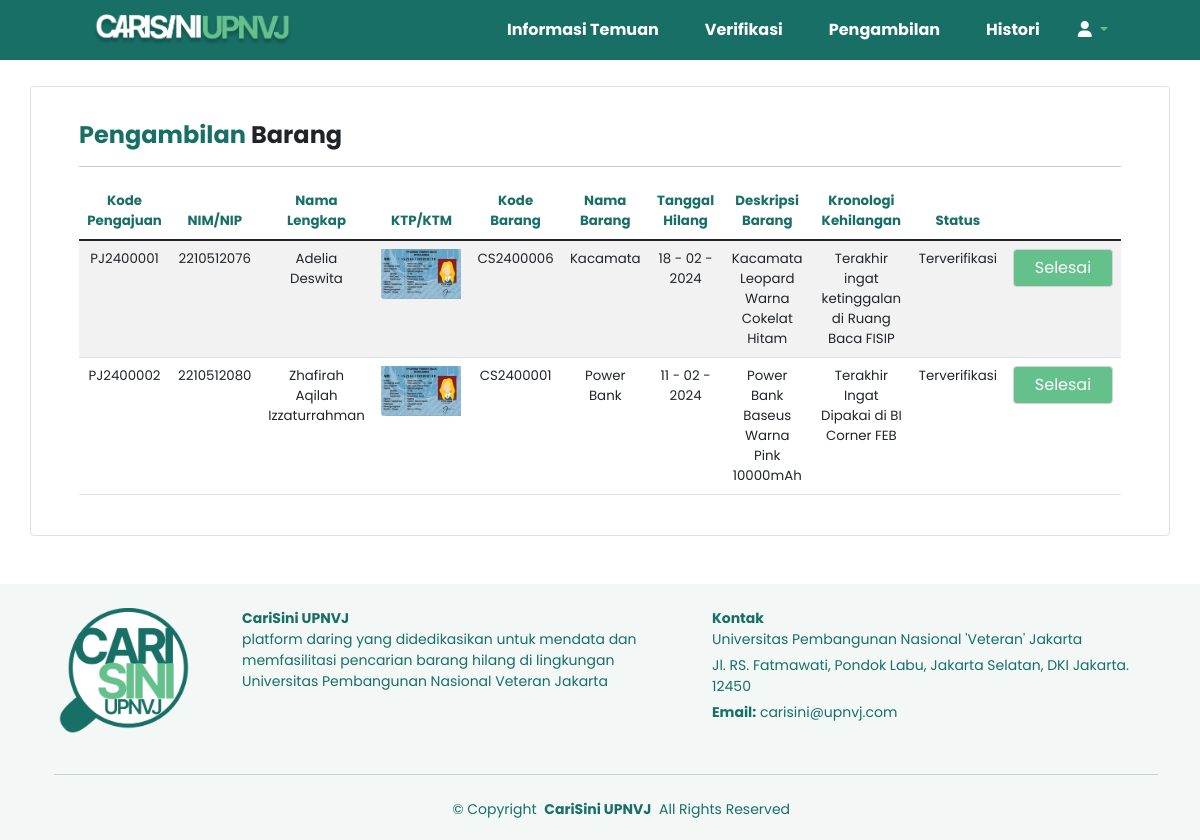
/pengambilan.php, run on the app's committed database.
### tables this page shows
CREATE TABLE `pengajuan` (
  `kd_ajuan` varchar(9) NOT NULL,
  `nm_lengkap` varchar(150) NOT NULL,
  `username` varchar(20) NOT NULL,
  `ktp_ktm` blob NOT NULL,
  `kd_brg` varchar(9) NOT NULL,
  `nm_brg_ajuan` varchar(150) NOT NULL,
  `tgl_hilang` date NOT NULL,
  `spek_brg_ajuan` varchar(250) NOT NULL,
  `kron_hilang` varchar(500) NOT NULL,
  `status` varchar(50) DEFAULT 'Belum Terverifikasi'
);

### pengambilan.php (the view, shortened to what this page needs)
<?php
include 'koneksi.php';
?>
<!DOCTYPE html>
<html lang="en">
<head>
    <link href="https://cdn.jsdelivr.net/npm/bootstrap@5.1.3/dist/css/bootstrap.min.css" rel="stylesheet">
    <link rel="stylesheet" href="https://cdnjs.cloudflare.com/ajax/libs/font-awesome/6.0.0-beta3/css/all.min.css">
    <link rel="stylesheet" href="style.css">
</head>
<body>
<?php
include "navbar_admin.php"
?>
    <div class="flex-container">
    <div class="d-flex flex-wrap justify-content-between align-items-center">
        <div class="container mt-3 border rounded bg-white py-4 px-5 mb-5">
            <header>
                <h1 class="title"><a style="text-decoration: none;"><span style= "color:#186F65">Pengambilan </span><span>Barang</span></a></h1>
                <hr>
            </header>
            <section>
                <div class="table-responsive">
                    <table class="table table-striped">
                        <thead>
                            <tr class="kolom">
                                <th scope="col">Kode Pengajuan</th>
                                <th scope="col">NIM/NIP</th>
                                <th scope="col">Nama Lengkap</th>
                                <th scope="col">KTP/KTM</th>
                                <th scope="col">Kode Barang</th>
                                <th scope="col">Nama Barang</th>
                                <th scope="col">Tanggal Hilang</th>
                                <th scope="col">Deskripsi Barang</th>
                                <th scope="col">Kronologi Kehilangan</th>
                                <th scope="col">Status</th>
                            </tr>
                        </thead>
                        <tbody>
                            <?php
                            $query = "SELECT * FROM pengajuan WHERE status = 'Terverifikasi'";
                            $result = mysqli_query($koneksi, $query);
                            while($data = mysqli_fetch_assoc($result)) {
                                $raw_date = strtotime($data["tgl_hilang"]);
                                $date = date("d - m - Y", $raw_date);
                                echo "<tr class='isi'>";
                                echo "<td>$data[kd_ajuan]</td>";
                                echo "<td>$data[username]</td>";
                                echo "<td>$data[nm_lengkap]</td>";
                                echo "<td><img src='ktpktm/" . $data['ktp_ktm'] . "' alt='image' style='width:80px;'></td>";
                                echo "<td>$data[kd_brg]</td>";
                                echo "<td>$data[nm_brg_ajuan]</td>";
                                echo "<td>$date</td>";
                                echo "<td>$data[spek_brg_ajuan]</td>";
                                echo "<td>$data[kron_hilang]</td>";
                                echo "<td>$data[status]</td>";
                                echo "<td class=\"text-center\">";
                                echo "<form action=\"pengambilan_aksi.php\" method=\"post\" class=\"d-inline-block mb-2\">";
                                echo "<button type=\"button\" class=\"btn btn-info text-white\"
                                style=\"width:100px; background-color: #65C18C; color: white;\"
                                data-bs-toggle=\"modal\" data-bs-target=\"#modalSelesai$data[kd_ajuan]\"
                                onmouseenter=\"this.style.backgroundColor='#186F65'\"
                                onmouseout=\"this.style.backgroundColor='#65C18C'\">Selesai</button>";
                                echo "</form>";
                            }
                            ?>
                        </tbody>
                    </table>
                </div>
            </section>
        </div>
    </div>
    </div>
    <?php
    include "footer.php"
    ?>
</body>
</html>

### style.css (style rules this page uses)
* { margin: 0px; padding: 0px; box-sizing: border-box; outline: none; border: none; text-decoration: none; }
html { height: 100%; }
body { display: flex; height: 100%; flex-direction: column; font-family: 'Poppins'; }
.flex-container { flex: 1; display: flex; flex-direction: column; margin-top: 70px; }
.title { font-size: x-large; font-weight: bold; margin-top: 10px; }
.kolom { color: #186F65; font-size: smaller; text-align: center; }
.isi { font-size: smaller; text-align: center; }
.btn { color: #65C18C; border-color: lightgray; }

### data on the page
pengajuan: kd_ajuan "PJ2400001", username "2210512076", nm_lengkap "Adelia Deswita", ktp_ktm (picture), kd_brg "CS2400006", nm_brg_ajuan "Kacamata", tgl_hilang "18 - 02 - 2024", spek_brg_ajuan "Kacamata Leopard Warna Cokelat Hitam", kron_hilang "Terakhir ingat ketinggalan di Ruang Baca FISIP", status "Terverifikasi"
pengajuan: kd_ajuan "PJ2400002", username "2210512080", nm_lengkap "Zhafirah Aqilah Izzaturrahman", ktp_ktm (picture), kd_brg "CS2400001", nm_brg_ajuan "Power Bank", tgl_hilang "11 - 02 - 2024", spek_brg_ajuan "Power Bank Baseus Warna Pink 10000mAh", kron_hilang "Terakhir Ingat Dipakai di BI Corner FEB", status "Terverifikasi"
